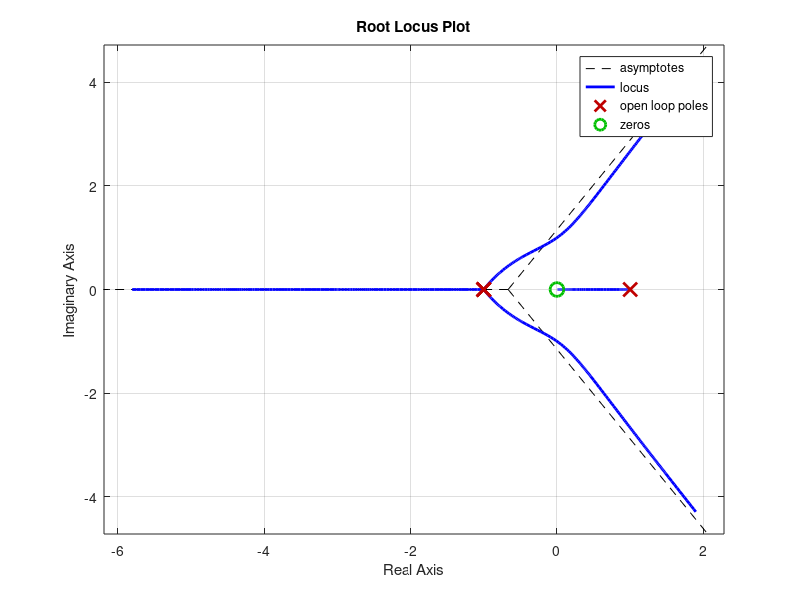

Here is the MATLAB script that generated this plot:
% 定义传递函数
numerator = [1,0];                 % 分子的系数
denominator = [1,2,0,-2,-1];  % 将两个因子相乘得到分母系数

% 创建传递函数模型
sys = tf(numerator, denominator);

% 画出根轨迹图
rlocus(sys);

% 添加图表标签
title('Root Locus Plot');  % 图表标题
xlabel('Real Axis');       % x轴标签
ylabel('Imaginary Axis');  % y轴标签
grid on;                   % 显示网格